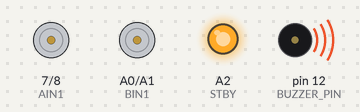
Bench run of a sketch on a simulated Arduino Uno, built with avr-gcc and run on an emulated ATmega328P. Parts: motor-driver pin pairs drawn as motors (green arrow = first pin HIGH = forward, orange = second pin HIGH = backward, longer = more drive, scaled by the enable pin, stopped while the standby pin is LOW), output pins drawn as LEDs (lit = HIGH), buzzer (waves = sounding, pin HIGH). What the sketch prints to the serial monitor is not drawn.

Above: at 0.55 s.
At 0.75 s:
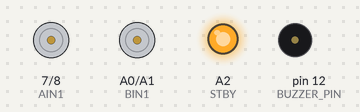
At 4.5 s:
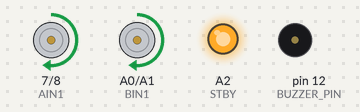
Timing chart, 0 to 7.9 s (numbered marks = the images above):
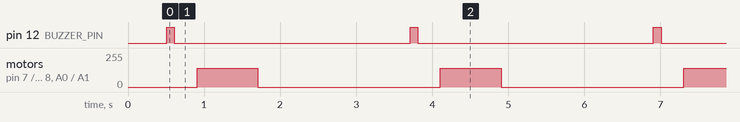

The sketch:

09_motor_pulse.ino
```cpp
/*
============================================================
Program 09 — First Motion (Safe Motor Pulse)
Course: Build Your First AI Robot
Week 3: Teach Your Robot to Move
============================================================

PURPOSE
  Make the wheels move — safely.
  A SHORT timed pulse forward, then an automatic STOP.

LEARNING OBJECTIVE
  After this program, you should understand that:
  - a motor driver needs direction pins + PWM speed pins
  - timed moves are safer than "drive forever" loops
  - STOP is a first-class action

KEY CONCEPT
  Brief motor command → then stop

WHAT CHANGED FROM THE PREVIOUS PROGRAM
  Week 2 only sensed.
  Program 09 introduces ACTUATORS (motors).

WHAT THE ROBOT DOES NOW
  Beeps ready, drives forward briefly, stops, waits, repeats.

HARDWARE
  - Arduino Uno
  - TB6612 motor driver (or L298N with pin edits)
  - 2× DC motors + wheels
  - Motor battery + shared GND
  - Optional buzzer on pin 12 (pin 8 may be used by some drivers)

SAFETY
  1. First tests: WHEELS UP (robot on a stand / held carefully)
  2. Clear the table edge
  3. Be ready to unplug battery/USB
  4. Do not run motors from USB 5V

HOW TO RUN
  1. Wire driver using hardware/wiring/motors_tb6612.md
  2. Set pin numbers if your kit differs
  3. Upload with wheels lifted
  4. Power motor battery
  5. Confirm short forward spin, then stop
  6. Only then place robot on the floor in a clear arena

CONTROLS
  None — timed behavior. Unplug power to halt immediately.
============================================================
*/

// --- Pin map (avoids Week 2 sensor pins 4/5/6/9/10) ---
const int PWMA = 3;    // Left motor PWM
const int AIN1 = 7;    // Left direction
const int AIN2 = 8;

const int PWMB = 11;   // Right motor PWM
const int BIN1 = A0;   // Right direction
const int BIN2 = A1;

const int STBY = A2;   // TB6612 standby (HIGH = enabled)

const int BUZZER_PIN = 12;
const int BAUD_RATE = 9600;

// Classroom speed cap (0–255). Keep low for first tests.
const int SPEED = 140;

// How long to drive before auto-stop
const int PULSE_MS = 800;

void setup() {
  pinMode(PWMA, OUTPUT);
  pinMode(AIN1, OUTPUT);
  pinMode(AIN2, OUTPUT);
  pinMode(PWMB, OUTPUT);
  pinMode(BIN1, OUTPUT);
  pinMode(BIN2, OUTPUT);
  pinMode(STBY, OUTPUT);
  pinMode(BUZZER_PIN, OUTPUT);

  digitalWrite(STBY, HIGH);  // enable driver
  stopMotors();

  Serial.begin(BAUD_RATE);
  delay(500);
  Serial.println("Program 09 — Safe Motor Pulse");
  Serial.println("Wheels up for first test!");
}

void loop() {
  Serial.println("READY beep");
  beep(100);
  delay(300);

  Serial.println("FORWARD pulse");
  forward(SPEED);
  delay(PULSE_MS);

  Serial.println("STOP");
  stopMotors();
  delay(2000);
}

// ------------------------------------------------------------
// Motor helpers
// ------------------------------------------------------------

void forward(int speed) {
  // Left forward
  digitalWrite(AIN1, HIGH);
  digitalWrite(AIN2, LOW);
  analogWrite(PWMA, speed);

  // Right forward
  digitalWrite(BIN1, HIGH);
  digitalWrite(BIN2, LOW);
  analogWrite(PWMB, speed);
}

void stopMotors() {
  digitalWrite(AIN1, LOW);
  digitalWrite(AIN2, LOW);
  analogWrite(PWMA, 0);

  digitalWrite(BIN1, LOW);
  digitalWrite(BIN2, LOW);
  analogWrite(PWMB, 0);
}

void beep(int ms) {
  digitalWrite(BUZZER_PIN, HIGH);
  delay(ms);
  digitalWrite(BUZZER_PIN, LOW);
}

/*
============================================================
STUDENT CHALLENGE
 1. Change PULSE_MS to 400 and 1500. Which feels safer on the floor?
 2. Lower SPEED to 100 for a crawl.
 3. (Bonus) If the robot drives backward, swap AIN1/AIN2 (or motor wires).

EXPECTED RESULT
  - Short forward motion, then a clear stop
  - Serial prints READY / FORWARD / STOP
  - Robot does not keep running forever

COMMON ERRORS
  - Motors silent
      → STBY must be HIGH; check VM battery; shared GND.
  - One wheel only
      → Check that side's PWM/dir pins and motor connector.
  - Uploads OK but random resets when motors start
      → Motor power from USB — use a real motor battery.

INSTRUCTOR NOTE
  Do a class "wheels-up" chorus before any floor time.
  Emphasize STOP as a function students will call constantly.
  E-STOP hardware comes immediately in Program 10.
============================================================
*/
```

Measured:
- by itself, pin 12 (BUZZER_PIN): alternates HIGH for 0.10 s and LOW for 3.1 s
- by itself, motor on pin 7 (AIN1) / pin 8 (AIN2), motor on A0 (BIN1) / A1 (BIN2): alternates forward 140/255 for 0.80 s and stopped for 2.4 s
